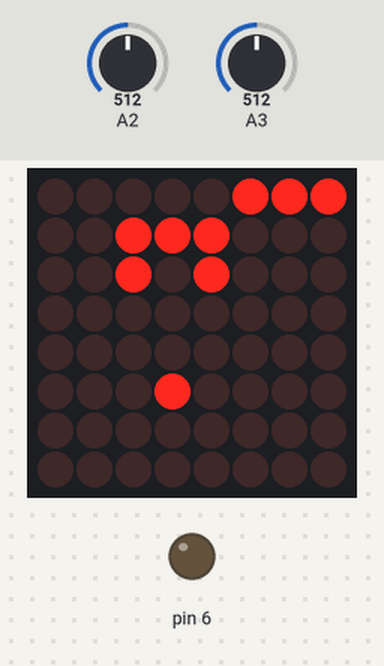
A sketch run on a simulated Arduino Uno, built with avr-gcc and run on an emulated ATmega328P. Parts: 8×8 LED matrix, output pins drawn as LEDs (lit = HIGH). The test bench sets the inputs (shaded band); at power-on: A3 = 512, A2 = 512. Random numbers use the default seed unless the sketch sets one.

Above: at 1.2 s.
1.3 s: A3 set to 781
At 2.8 s:
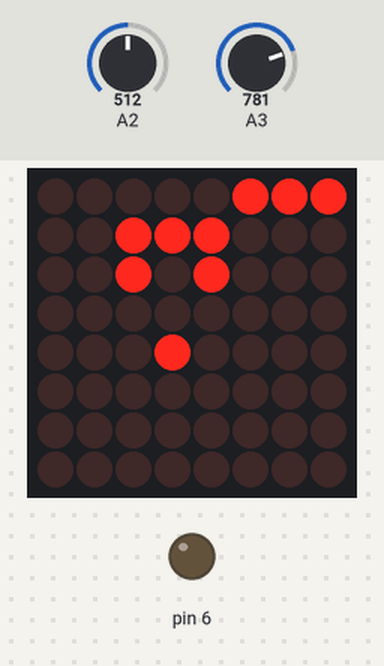
4.3 s: A3 set to 809
At 5.1 s:
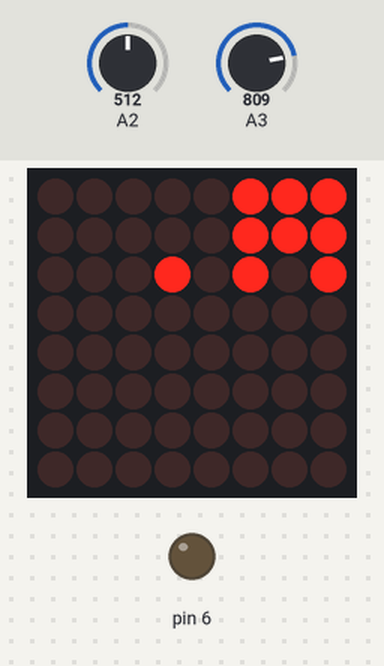
6.8 s: A3 set to 412
9.8 s: A3 set to 394
At 10.8 s:
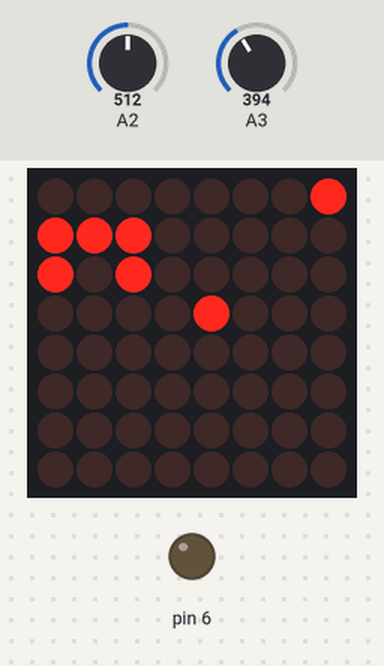
Timing chart, 0 to 12.7 s (numbered marks = the images above; inputs shaded):
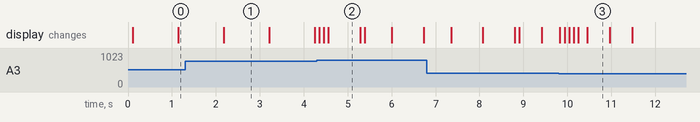

The sketch:

EggGame.ino
```cpp
#include <LedControl.h>
int dinPin = 13;
int clkPin = 11;
int csPin = 12;
bool conditional = true;
int score = 0;
int lives = 3;
bool gameOver = false;

LedControl lc1 = LedControl(dinPin,clkPin,csPin, 1);
int playerPosX = 1;
int playerPosY = 2;
int stickSWpin = 1;
void setup() {
  // put your setup code here, to run once:
 Serial.begin(9600);
 pinMode(0, HIGH);
 pinMode(6,HIGH);
 int vrx = 2;
 lc1.shutdown(0, false);
 lc1.setIntensity(0,1);

}
float xvar = 7;
float otherxvar = 2;
float randY = random(1, 6);
float otherrandY = random(1, 6);
float increment = 0.1;
void loop() {
while (gameOver == false) {

  float xval = analogRead(2)/122;
  float yval = analogRead(3)/4;
  // put your main code here, to run repeatedly:
  if(yval >= 200) {
    playerPosY++;
  }
  if(yval <= 100) {
    playerPosY--;
  }

  if(playerPosY>=5) {
    playerPosY = 5;
  }
  if(playerPosY<=0) {
    playerPosY = 0;
  }


   lc1.setLed(0, playerPosX, playerPosY, conditional);
   lc1.setLed(0, playerPosX+1, playerPosY+2, conditional);
   lc1.setLed(0, playerPosX+1, playerPosY, conditional);
   lc1.setLed(0, playerPosX, playerPosY+1, conditional);
   lc1.setLed(0, playerPosX, playerPosY+2, conditional);
   lc1.setLed(0, playerPosX, playerPosY+2, conditional);
   lc1.setLed(0, xvar, randY, true);
   if(lives == 3) {
    lc1.setLed(0, 0, 7, true);
    lc1.setLed(0, 0, 6, true);
    lc1.setLed(0, 0, 5, true);


   }
     else if(lives == 2) {
    lc1.setLed(0, 0, 7, true);
    lc1.setLed(0, 0, 6, true);


   }
     else if(lives == 1) {
    lc1.setLed(0, 0, 7, true);


   }


   delay(100);
   lc1.setLed(0, playerPosX, playerPosY, false);
   lc1.setLed(0, playerPosX+1, playerPosY+2, false);
   lc1.setLed(0, playerPosX+1, playerPosY, false);
   lc1.setLed(0, playerPosX, playerPosY+1, false);
   lc1.setLed(0, playerPosX, playerPosY+2, false);
   lc1.setLed(0, playerPosX, playerPosY+2, false);
   lc1.setLed(0, xvar, randY, false);
   lc1.setLed(0, 0, 7, false);
    lc1.setLed(0, 0, 6, false);
    lc1.setLed(0, 0, 5, false);

   xvar=xvar-increment;

   if(xvar<=2 && randY == playerPosY+1) {
     xvar=7;
     randY = random(1, 6);
     score++;
     increment = increment+0.05;

   }
   if(xvar <=2 && randY != playerPosY+1) {
      xvar = 7;
      randY= random(1, 6);
      lives--;
      increment = increment+0.05;
   }
   if(lives <= 0) {
      gameOver=true;
   }


} if (gameOver == true) {
      lc1.setLed(0, 3, 4, true);
  }}
```

Measured:
- the behaviour switches between 799 and 800 on A3 (found by bisection; images 1 and 2)
- the behaviour switches between 404 and 403 on A3 (found by bisection; images 2 and 3)
- what the display in image 1 shows lasts 1.0 s, from 2.2 s to 3.2 s
- what the display in image 2 shows lasts 0.7 s, from 4.6 s to 5.3 s
- what the display in image 3 shows lasts 0.5 s, from 10.5 s to 11.0 s
